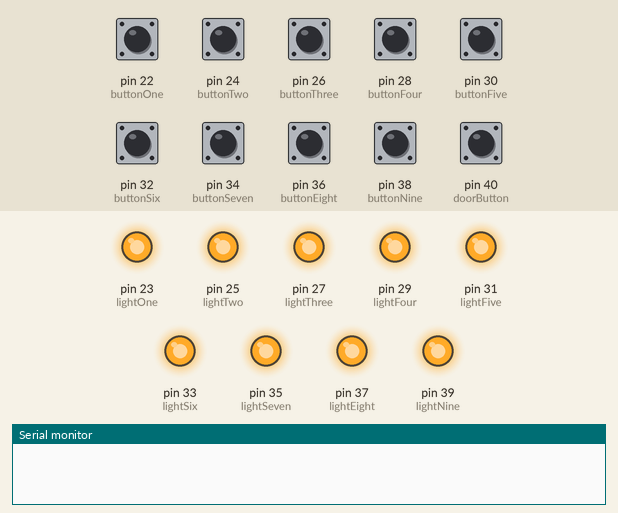
Simulated run of this sketch. Board: Arduino Mega 2560, built with avr-gcc and run on an emulated ATmega2560. Shown: output pins drawn as LEDs (lit = HIGH), the last lines printed to the serial monitor. The test bench sets the inputs (shaded band); at power-on: pin 22 (buttonOne), pin 24 (buttonTwo), pin 26 (buttonThree), pin 28 (buttonFour), pin 30 (buttonFive), pin 32 (buttonSix), pin 34 (buttonSeven), pin 36 (buttonEight), pin 38 (buttonNine), pin 40 (doorButton) HIGH.

Above: at 1.2 s.
1.3 s: pin 22 (buttonOne) pulled LOW for 0.15 s
At 1.7 s:
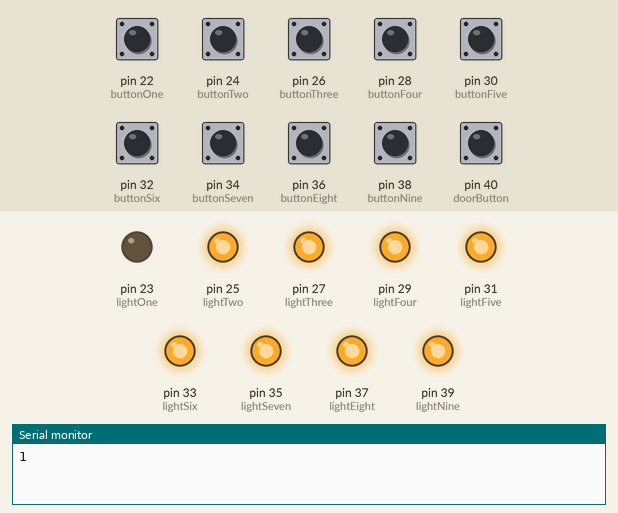
2.9 s: pin 24 (buttonTwo) pulled LOW for 0.15 s
At 4.1 s:
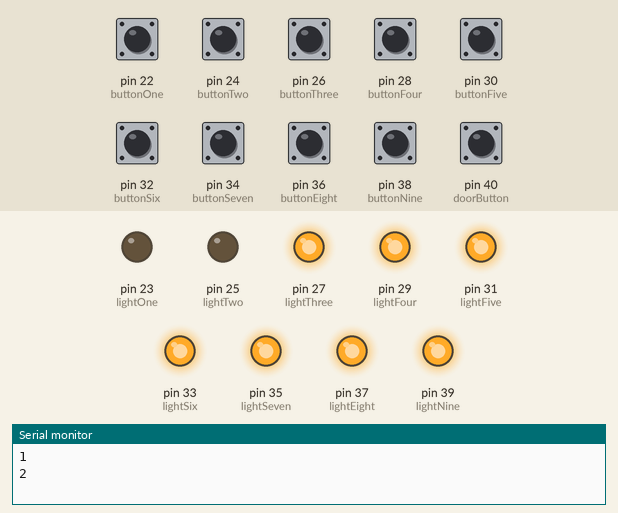
4.5 s: pin 26 (buttonThree) pulled LOW for 0.15 s
At 5.3 s:
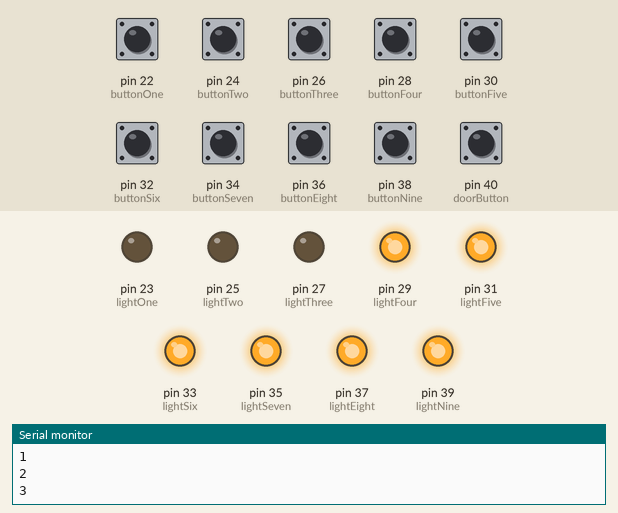
6.1 s: pin 28 (buttonFour) pulled LOW for 0.15 s
At 6.6 s:
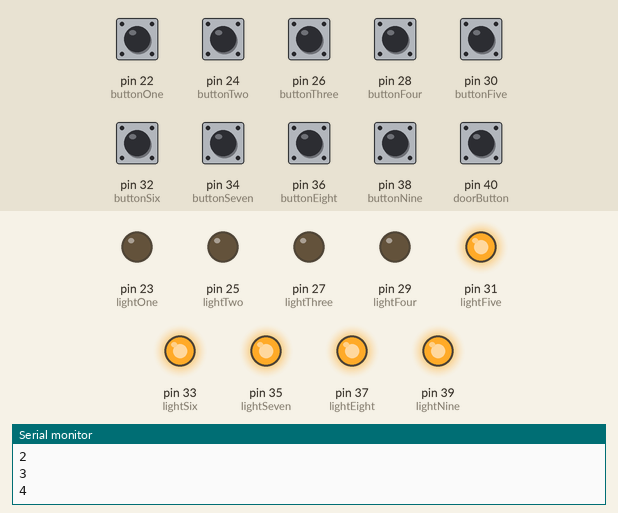
7.7 s: pin 30 (buttonFive) pulled LOW for 0.15 s
At 8.9 s:
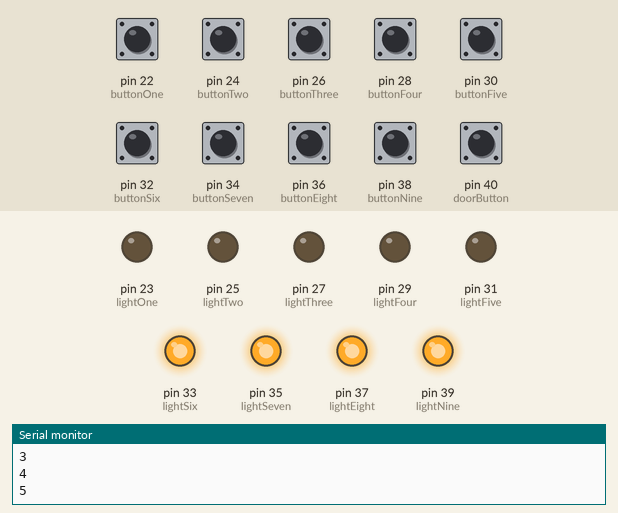
9.3 s: pin 32 (buttonSix) pulled LOW for 0.15 s
At 10.2 s:
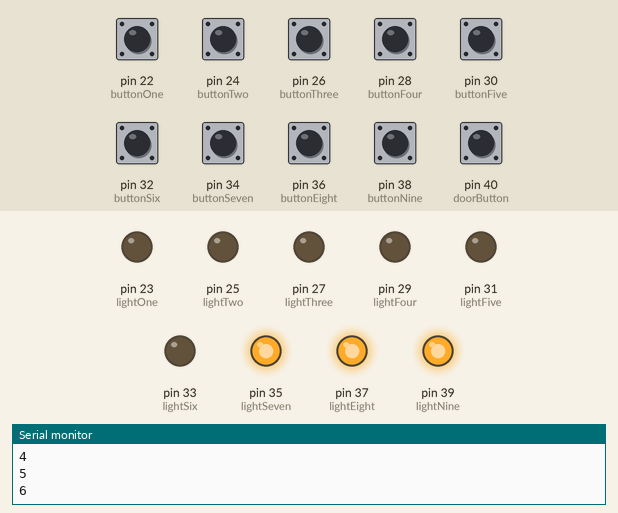
Timing chart, 0 to 11.9 s (numbered marks = the images above; inputs shaded):
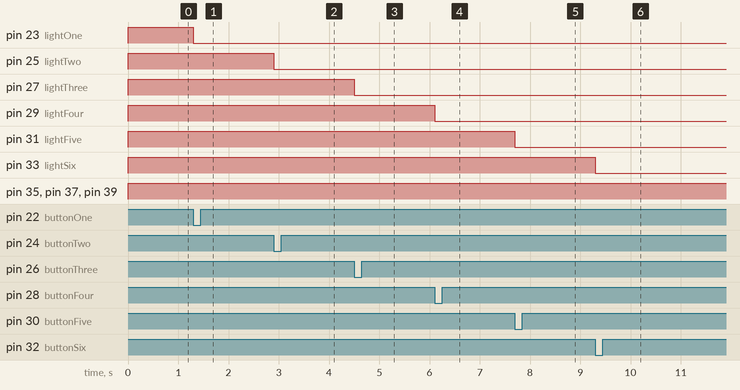

Measured:
- after the input at 1.3 s, pin 23 (lightOne): HIGH → LOW at once
- after the input at 2.9 s, pin 25 (lightTwo): HIGH → LOW at once
- after the input at 4.5 s, pin 27 (lightThree): HIGH → LOW at once
- after the input at 6.1 s, pin 29 (lightFour): HIGH → LOW at once
- after the input at 7.7 s, pin 31 (lightFive): HIGH → LOW at once
- after the input at 9.3 s, pin 33 (lightSix): HIGH → LOW at once

The sketch:

Demon_Buttons_Haunted_Hall.ino
```cpp
// Define all pins used in the program, these are buttons from top left to bottom right and their lights
int buttonOne = 22;
int lightOne = 23;

int buttonTwo = 24;
int lightTwo = 25;

int buttonThree = 26;
int lightThree = 27;

int buttonFour = 28;
int lightFour = 29;

int buttonFive = 30;
int lightFive = 31;

int buttonSix = 32;
int lightSix = 33;

int buttonSeven = 34;
int lightSeven = 35;

int buttonEight = 36;
int lightEight = 37;

int buttonNine = 38;
int lightNine = 39;

int doorButton = 40;


void setup() {
pinMode(buttonOne, INPUT_PULLUP);
pinMode(buttonTwo, INPUT_PULLUP);
pinMode(buttonThree, INPUT_PULLUP);
pinMode(buttonFour, INPUT_PULLUP);
pinMode(buttonFive, INPUT_PULLUP);
pinMode(buttonSix, INPUT_PULLUP);
pinMode(buttonSeven, INPUT_PULLUP);
pinMode(buttonEight, INPUT_PULLUP);
pinMode(buttonNine, INPUT_PULLUP);
pinMode(doorButton, INPUT_PULLUP);
pinMode(lightOne, OUTPUT);
pinMode(lightTwo, OUTPUT);
pinMode(lightThree, OUTPUT);
pinMode(lightFour, OUTPUT);
pinMode(lightFive, OUTPUT);
pinMode(lightSix, OUTPUT);
pinMode(lightSeven, OUTPUT);
pinMode(lightEight, OUTPUT);
pinMode(lightNine, OUTPUT);
Serial.begin(9600);
}

int checkKeyPress() {
  //Here we want to check the key that is being pressed
  if(digitalRead(buttonOne) == LOW) {
    digitalWrite(lightOne, LOW);
    return 1;
    }
  else if(digitalRead(buttonTwo) == LOW) {
    digitalWrite(lightTwo, LOW);
    return 2;
    }
  else if(digitalRead(buttonThree) == LOW) {
    digitalWrite(lightThree, LOW);
    return 3;
    }
  else if(digitalRead(buttonFour) == LOW) {
    digitalWrite(lightFour, LOW);
    return 4;
    }
  else if(digitalRead(buttonFive) == LOW) {
    digitalWrite(lightFive, LOW);
    return 5;
    }
      else if(digitalRead(buttonSix) == LOW) {
        digitalWrite(lightSix, LOW);
    return 6;
    }
      else if(digitalRead(buttonSeven) == LOW) {
        digitalWrite(lightSeven, LOW);
    return 7;
    }
      else if(digitalRead(buttonEight) == LOW) {
        digitalWrite(lightEight, LOW);
    return 8;
    }
      else if(digitalRead(buttonNine) == LOW) {
        digitalWrite(lightNine, LOW);
    return 9;
    } else {return 0;}
  }

  //this method is called to detect which key we want pressed and wait for that key to be unpressed before returning true
  static bool waitForKey(int wantedKey) {
    //weve added a delay here to account for some input issues
    delay(50);
    int key = checkKeyPress();
    //This pressedKey variable is in place since the arduino processes too fast, and will always read that no button was pressed upon return
    int pressedKey;
    while(key == 0) {
      //key has not been pressed
      //Check to see if the door is open. If it is, we immediately want to return
      if(digitalRead(doorButton) == LOW)
    {
      return false;
      }
      key = checkKeyPress();
      }
      //when key is pressed, we want to wait for it to be unpressed
      //Here we say what key has been pressed
      pressedKey = key;
      while(true){
      while(key == pressedKey){
        key = checkKeyPress();
        //so again we do nothing
        }
        delay(50);
        key = checkKeyPress();
        if(key == pressedKey){
          //we do nothing here and let it loop again
        } else{
          break;
          }
      }
        //and finally we return to the main loop, but we tell it whether or not the button that was pressed was correct
        Serial.println(pressedKey);
        if(pressedKey == wantedKey){
          return true;
          }
        if(pressedKey != wantedKey){
          return false;
          }
    }

//This method checks dor whether or not the closet door is open
static bool checkDoor()
{
  if(digitalRead(doorButton)==HIGH)
  {
    return true;
    } else
    {
    digitalWrite(lightOne, LOW);
    digitalWrite(lightTwo, LOW);
    digitalWrite(lightThree, LOW);
    digitalWrite(lightFour, LOW);
    digitalWrite(lightFive, LOW);
    digitalWrite(lightSix, LOW);
    digitalWrite(lightSeven, LOW);
    digitalWrite(lightEight, LOW);
    digitalWrite(lightNine, LOW);
    return false;
      }
  }

void loop() {
  //So here we want to check for a "key press" or that key one has been connected, and we're basically going to ignore any other keys at this point
  //If the door is closed, we want the lights to stay on
  if(checkDoor){
  digitalWrite(lightOne, HIGH);
  digitalWrite(lightTwo, HIGH);
  digitalWrite(lightThree, HIGH);
  digitalWrite(lightFour, HIGH);
  digitalWrite(lightFive, HIGH);
  digitalWrite(lightSix, HIGH);
  digitalWrite(lightSeven, HIGH);
  digitalWrite(lightEight, HIGH);
  digitalWrite(lightNine, HIGH);
  }
  bool correct = true;
  bool failed = false;
  for (int i = 1; i<=9; i++) {
    if(!checkDoor())
    {
      failed = true;
      break;
      //we break from the loop so that it simply checks it as a fail
      }

    correct = waitForKey(i);
    //If this key is not correct, we still have to look for whether or not the door button was pressed
    if(!correct){
      failed = true;
      //If the door is open
      if(digitalRead(doorButton) == LOW)
      {
        //Then break and it should re-do the buttons
        break;
        }
      }
    }

  if(failed){
    //They failed at some point in the loop, so the maglock stays closed
    Serial.println("Incorrect");
    }
  if(!failed){
    //They succeeded! mag lock opens!
    Serial.println("Correct");
    }
    delay(1000);
}
```
